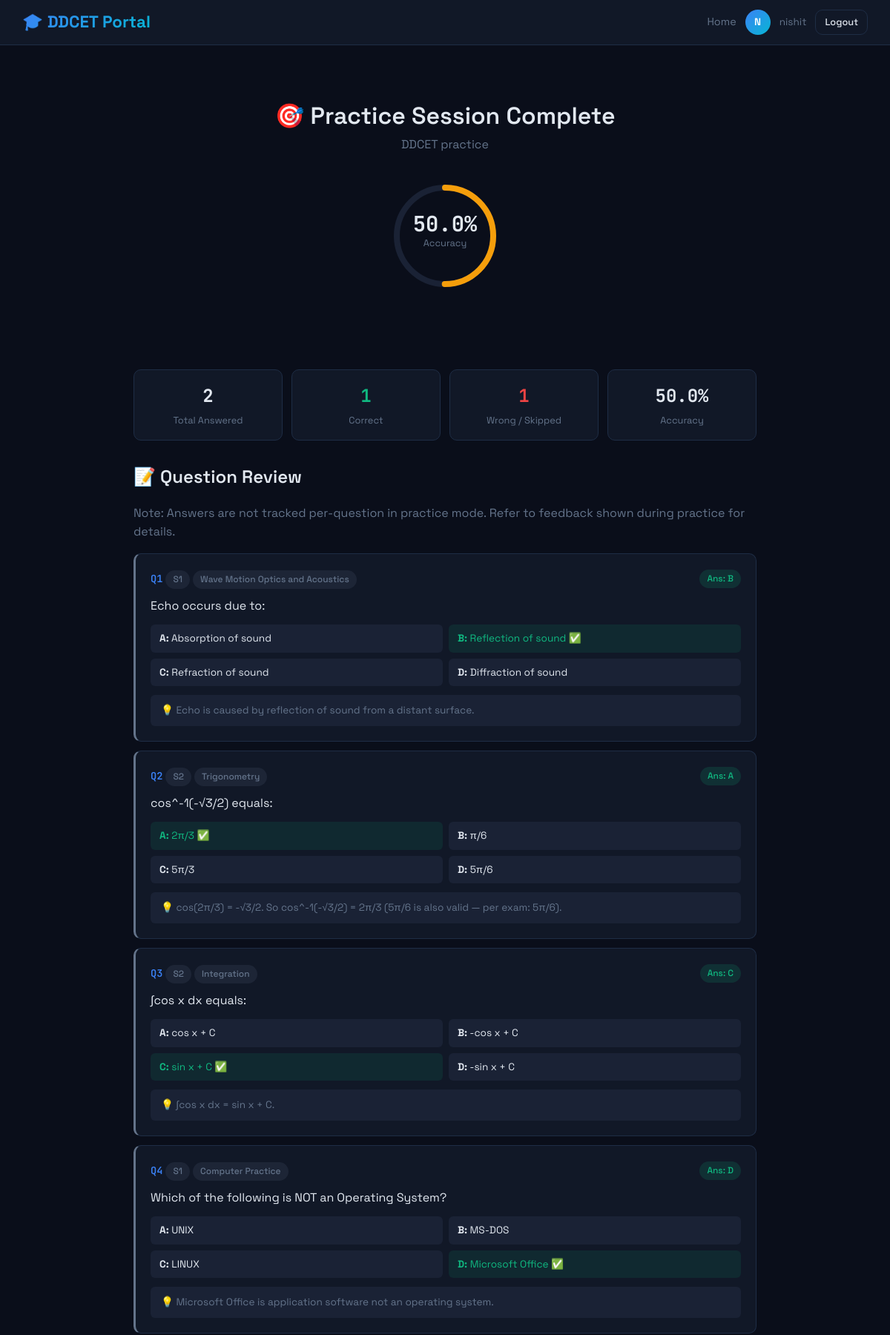
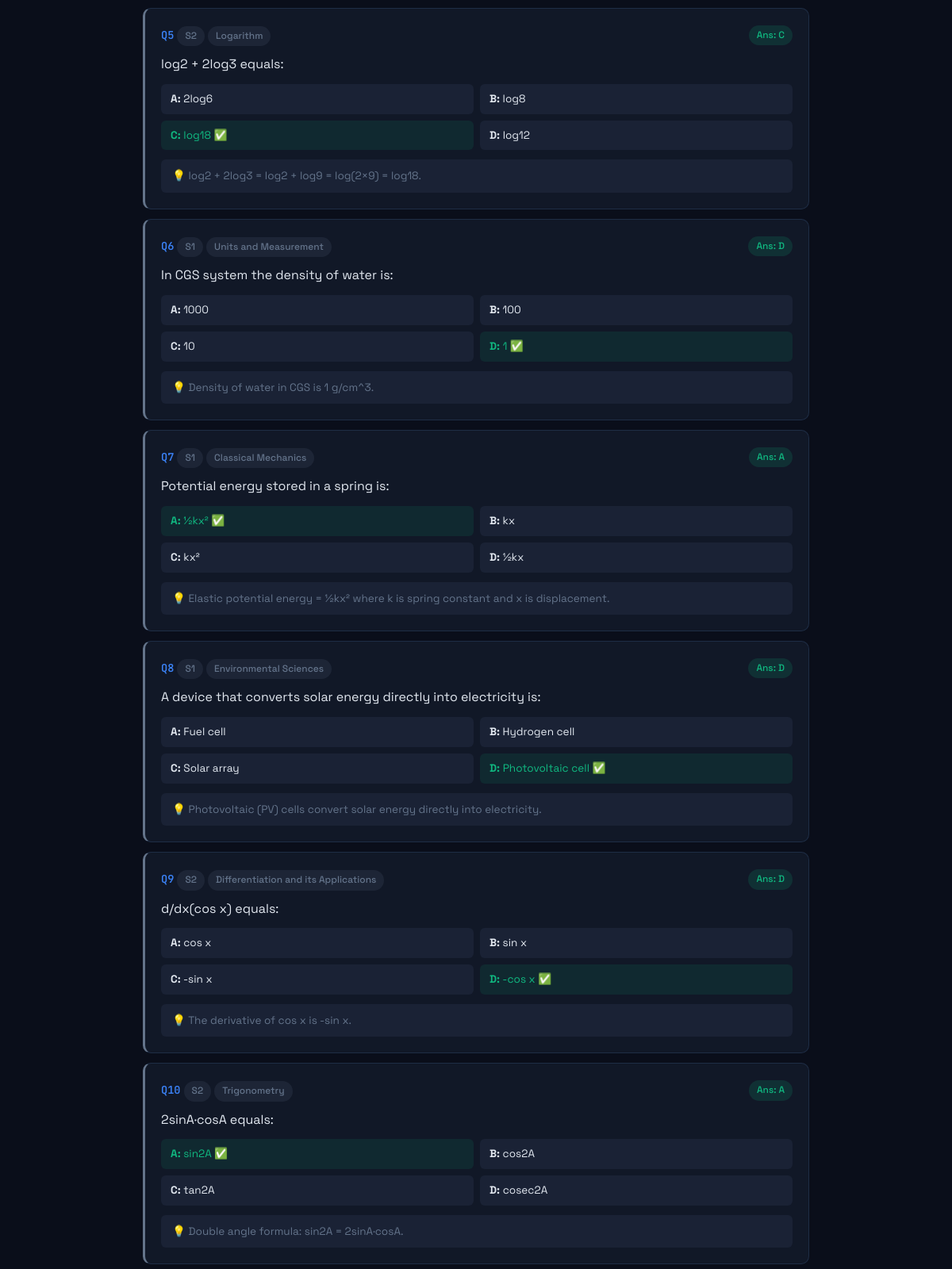
Screenshot of /student/practice_result/1 (signed in, upper part) with the database file from the repository (2 pictures, top to bottom).
### models.py (models this page shows)
class User(UserMixin, db.Model):
    __tablename__ = 'users'
    id = db.Column(db.Integer, primary_key=True, autoincrement=True)
    name = db.Column(db.String(100), nullable=False)
    email = db.Column(db.String(150), unique=True, nullable=False)
    enrollment_number = db.Column(db.String(50), unique=True, nullable=False)
    engineering_branch = db.Column(db.String(100), nullable=False, default='Other')
    password = db.Column(db.String(255), nullable=False)
    role = db.Column(db.String(20), default='student')
    created_at = db.Column(db.DateTime, default=datetime.utcnow)
    is_active_user = db.Column(db.Boolean, default=True)
    @property
    def is_active(self):
        return self.is_active_user

class ExamConfig(db.Model):
    __tablename__ = 'exam_configs'
    id = db.Column(db.Integer, primary_key=True)
    name = db.Column(db.String(150), nullable=False)
    mode = db.Column(db.String(20), default='exam')
    bank_ids = db.Column(db.Text, nullable=False, default='[]')
    total_questions = db.Column(db.Integer, default=100)
    duration_minutes = db.Column(db.Integer, default=150)
    marks_correct = db.Column(db.Float, default=2.0)
    marks_wrong = db.Column(db.Float, default=0.5)
    section_filter = db.Column(db.Integer, default=0)
    topic_filter = db.Column(db.Text, default='')
    is_active = db.Column(db.Boolean, default=True)
    allow_reattempt = db.Column(db.Boolean, default=False)
    created_by = db.Column(db.Integer, db.ForeignKey('users.id'))
    created_at = db.Column(db.DateTime, default=datetime.utcnow)
    creator = db.relationship('User', foreign_keys=[created_by])

class PracticeSession(db.Model):
    __tablename__ = 'practice_sessions'
    id = db.Column(db.Integer, primary_key=True)
    user_id = db.Column(db.Integer, db.ForeignKey('users.id'), nullable=False)
    config_id = db.Column(db.Integer, db.ForeignKey('exam_configs.id'), nullable=False)
    started_at = db.Column(db.DateTime, default=datetime.utcnow)
    last_active_at = db.Column(db.DateTime, default=datetime.utcnow)
    total_answered = db.Column(db.Integer, default=0)
    total_correct = db.Column(db.Integer, default=0)
    questions_seen = db.Column(db.Text, default='[]')
    status = db.Column(db.String(20), default='active')
    user = db.relationship('User', foreign_keys=[user_id])
    config = db.relationship('ExamConfig', foreign_keys=[config_id])

class Question(db.Model):
    __tablename__ = 'questions'
    id = db.Column(db.Integer, primary_key=True)
    bank_id = db.Column(db.Integer, db.ForeignKey('question_banks.id', ondelete='CASCADE'), nullable=False)
    qno = db.Column(db.Integer, default=0)
    section = db.Column(db.Integer, default=1)
    topic = db.Column(db.String(100), default='General')
    question = db.Column(db.Text, nullable=False)
    option_a = db.Column(db.Text, nullable=False)
    option_b = db.Column(db.Text, nullable=False)
    option_c = db.Column(db.Text, nullable=False)
    option_d = db.Column(db.Text, nullable=False)
    correct_ans = db.Column(db.String(1), nullable=False)
    explanation = db.Column(db.Text, default='')
    created_at = db.Column(db.DateTime, default=datetime.utcnow)

### student.py (the view)
@student_bp.route('/practice_result/<int:session_id>')
@login_required
@student_required
def practice_result(session_id):
    practice = PracticeSession.query.get_or_404(session_id)
    if practice.user_id != current_user.id:
        abort(403)
    config = ExamConfig.query.get(practice.config_id)
    q_ids = json.loads(practice.questions_seen) if practice.questions_seen else []
    questions_map = {q.id: q for q in Question.query.filter(Question.id.in_(q_ids)).all()}
    accuracy = round(practice.total_correct / practice.total_answered * 100, 1) if practice.total_answered > 0 else 0
    questions_list = []
    for qid in q_ids:
        q = questions_map.get(qid)
        if q:
            questions_list.append({
                'id': q.id,
                'qno': q.qno,
                'section': q.section,
                'topic': q.topic,
                'question': q.question,
                'option_a': q.option_a,
                'option_b': q.option_b,
                'option_c': q.option_c,
                'option_d': q.option_d,
                'correct_ans': q.correct_ans,
                'explanation': q.explanation or ''
            })
    return render_template('student/practice_result.html',
                           practice=practice,
                           config=config,
                           accuracy=accuracy,
                           questions=questions_list)

### auth.py (called while the page is built)
def generate_csrf_token():
    if '_csrf_token' not in session:
        session['_csrf_token'] = secrets.token_hex(32)
    return session['_csrf_token']

@auth_bp.before_app_request
def inject_csrf():
    from flask import g
    g.csrf_token = generate_csrf_token()

### student.py (called while the page is built)
def student_required(f):
    from functools import wraps
    @wraps(f)
    def decorated(*args, **kwargs):
        if not current_user.is_authenticated or current_user.role != 'student':
            abort(403)
        return f(*args, **kwargs)
    return decorated

### templates/student/practice_result.html (shortened to what this page needs)
{% extends "base.html" %}
{% block content %}
<div class="main-content" style="max-width: 900px; margin: 0 auto;">
    <div class="result-header">
        <h1>🎯 Practice Session Complete</h1>
        <p class="text-muted">{{ config.name if config else 'Practice' }}</p>
        <div class="progress-ring-container" style="margin: 30px 0;">
            <svg width="160" height="160" viewBox="0 0 160 160">
                <circle class="progress-ring-bg" cx="80" cy="80" r="65" />
                <circle class="progress-ring-fill" cx="80" cy="80" r="65"
                    stroke="{{ 'var(--green)' if accuracy >= 70 else 'var(--yellow)' if accuracy >= 40 else 'var(--red)' }}"
                    stroke-dasharray="{{ 2 * 3.14159 * 65 }}"
                    stroke-dashoffset="{{ 2 * 3.14159 * 65 * (1 - accuracy / 100) }}" transform="rotate(-90 80 80)" />
                <text x="80" y="74" text-anchor="middle" class="progress-ring-text">{{ accuracy }}%</text>
                <text x="80" y="94" text-anchor="middle" class="progress-ring-label">Accuracy</text>
            </svg>
        </div>
    </div>
    <div class="result-grid">
        <div class="result-stat">
            <div class="value mono">{{ practice.total_answered }}</div>
            <div class="label">Total Answered</div>
        </div>
        <div class="result-stat">
            <div class="value mono text-green">{{ practice.total_correct }}</div>
            <div class="label">Correct</div>
        </div>
        <div class="result-stat">
            <div class="value mono text-red">{{ practice.total_answered - practice.total_correct }}</div>
            <div class="label">Wrong / Skipped</div>
        </div>
        <div class="result-stat">
            <div class="value mono">{{ accuracy }}%</div>
            <div class="label">Accuracy</div>
        </div>
    </div>
    <h2 style="margin: 24px 0 16px;">📝 Question Review</h2>
    <p class="text-muted mb-2">Note: Answers are not tracked per-question in practice mode. Refer to feedback shown
        during practice for details.</p>
    {% for q in questions %}
    <div class="review-item" style="border-left: 3px solid var(--muted);">
        <div class="review-header">
            <div>
                <span class="question-number">Q{{ loop.index }}</span>
                <span class="badge badge-muted">S{{ q.section }}</span>
                <span class="badge badge-muted">{{ q.topic }}</span>
            </div>
            <span class="badge badge-success">Ans: {{ q.correct_ans }}</span>
        </div>
        <p style="margin: 8px 0;">{{ q.question }}</p>
        <div class="review-options">
            {% for opt in ['A', 'B', 'C', 'D'] %}
            <div class="review-option {{ 'correct-opt' if opt == q.correct_ans else '' }}">
                <strong>{{ opt }}:</strong> {{ q['option_' + opt|lower] }}
                {% if opt == q.correct_ans %} ✅{% endif %}
            </div>
            {% endfor %}
        </div>
        {% if q.explanation %}
        <div class="review-explanation">💡 {{ q.explanation }}</div>
        {% endif %}
    </div>
    {% endfor %}
</div>
{% endblock %}

### templates/base.html (shortened to what this page needs)
<!DOCTYPE html>
<html lang="en">
<head>
    <link rel="stylesheet" href="{{ url_for('static', filename='css/main.css') }}">
</head>
<body>
    {% block nav %}
    <nav class="nav-dark">
        <a href="/" class="logo">🎓 DDCET Portal</a>
        {% if current_user.is_authenticated %}
        <div class="nav-user">
            <div class="nav-links">
                {% if current_user.role == 'admin' %}
                <a href="{{ url_for('admin.dashboard') }}">Dashboard</a>
                <a href="{{ url_for('admin.banks') }}">Banks</a>
                <a href="{{ url_for('admin.configs') }}">Configs</a>
                <a href="{{ url_for('admin.attempts') }}">Attempts</a>
                <a href="{{ url_for('admin.analytics') }}">Analytics</a>
                <a href="{{ url_for('admin.users') }}">Users</a>
                {% else %}
                <a href="{{ url_for('student.home') }}">Home</a>
                {% endif %}
            </div>
            <div class="user-avatar">{{ current_user.name[0]|upper }}</div>
            <span>{{ current_user.name }}</span>
            <a href="{{ url_for('auth.logout') }}" class="btn btn-outline btn-sm">Logout</a>
        </div>
        {% endif %}
    </nav>
    {% endblock %}
    {% block content %}{% endblock %}
</body>
</html>

### static/css/main.css (style rules this page uses)
:root { --bg: #0a0e1a; --surface: #111827; --surface2: #1a2235; --border: #1e2d45; --accent: #3b82f6; --accent2: #06b6d4; --green: #10b981; --red: #ef4444; --yellow: #f59e0b; --text: #e2e8f0; --muted: #64748b; --radius: 10px; --shadow: 0 4px 20px rgba(0,0,0,.3); --transition: all .2s ease; }
* { margin:0; padding:0; box-sizing:border-box; }
html { scroll-behavior: smooth; }
body { font-family: 'Space Grotesk', sans-serif; background: var(--bg); color: var(--text); min-height: 100vh; line-height: 1.6; }
a { color: var(--accent); text-decoration: none; transition: var(--transition); }
h1,h2,h3,h4,h5,h6 { font-family: 'Space Grotesk', sans-serif; font-weight: 600; }
.main-content { flex: 1; padding: 30px; overflow-x: hidden; }
.nav-dark { background: var(--surface); border-bottom: 1px solid var(--border); padding: 12px 30px; display: flex; align-items: center; justify-content: space-between; position: sticky; top: 0; z-index: 100; backdrop-filter: blur(10px); }
.nav-dark .logo { font-size: 1.4rem; font-weight: 700; background: linear-gradient(135deg, var(--accent), var(--accent2)); -webkit-background-clip: text; -webkit-text-fill-color: transparent; background-clip: text; }
.nav-dark .nav-links { display: flex; align-items: center; gap: 20px; }
.nav-dark .nav-links a { color: var(--muted); font-size: .9rem; transition: var(--transition); }
.nav-user { display: flex; align-items: center; gap: 12px; color: var(--muted); font-size: .85rem; }
.nav-user .user-avatar { width: 34px; height: 34px; border-radius: 50%; background: linear-gradient(135deg, var(--accent), var(--accent2)); display: flex; align-items: center; justify-content: center; color: white; font-weight: 600; font-size: .85rem; }
.btn { display: inline-flex; align-items: center; gap: 6px; padding: 10px 20px; border-radius: var(--radius); font-family: 'Space Grotesk', sans-serif; font-size: .9rem; font-weight: 500; border: none; cursor: pointer; transition: var(--transition); text-decoration: none; }
.btn-outline { background: transparent; border: 1px solid var(--border); color: var(--text); }
.btn-sm { padding: 6px 12px; font-size: .8rem; }
.badge { display: inline-flex; align-items: center; gap: 4px; padding: 3px 10px; border-radius: 20px; font-size: .75rem; font-weight: 500; }
.badge-success { background: rgba(16,185,129,.15); color: var(--green); }
.badge-muted { background: rgba(100,116,139,.15); color: var(--muted); }
.progress-ring-container { display: flex; flex-direction: column; align-items: center; gap: 12px; }
.progress-ring-text { font-family: 'JetBrains Mono', monospace; font-size: 1.8rem; font-weight: 700; fill: var(--text); }
.progress-ring-label { font-size: .8rem; fill: var(--muted); }
.question-number { font-family: 'JetBrains Mono', monospace; font-size: .85rem; color: var(--accent); font-weight: 600; }
.result-header { text-align: center; padding: 40px 0; }
.result-grid { display: grid; grid-template-columns: repeat(auto-fill, minmax(160px, 1fr)); gap: 12px; margin: 30px 0; }
.result-stat { background: var(--surface); border: 1px solid var(--border); border-radius: var(--radius); padding: 16px; text-align: center; }
.result-stat .value { font-family: 'JetBrains Mono', monospace; font-size: 1.5rem; font-weight: 700; }
.result-stat .label { color: var(--muted); font-size: .8rem; margin-top: 4px; }
.review-item { background: var(--surface); border: 1px solid var(--border); border-radius: var(--radius); padding: 20px; margin-bottom: 12px; }
.review-item .review-header { display: flex; justify-content: space-between; align-items: center; margin-bottom: 10px; }
.review-options { display: grid; grid-template-columns: 1fr 1fr; gap: 8px; margin: 12px 0; }
.review-option { padding: 8px 12px; border-radius: 6px; font-size: .85rem; background: var(--surface2); }
.review-option.correct-opt { background: rgba(16,185,129,.1); color: var(--green); }
.review-explanation { margin-top: 10px; padding: 10px 14px; background: var(--surface2); border-radius: 6px; font-size: .85rem; color: var(--muted); }
.text-green { color: var(--green); }
.text-red { color: var(--red); }
.text-muted { color: var(--muted); }
.mb-2 { margin-bottom: 16px; }
.mono { font-family: 'JetBrains Mono', monospace; }

### rows the page displays
User: name "N", name "nishit"
ExamConfig: name "DDCET practice"
PracticeSession: total_answered "2", total_correct "1", practice.total_answered-practice.total_correct "1"
Question: section "1", topic "Wave Motion Optics and Acoustics", correct_ans "B", question "Echo occurs due to:", opt "A" "B" "C" "D", option_a "Absorption of sound" "Reflection of sound" "Refraction of sound" "Diffraction of sound", explanation "Echo is caused by reflection of sound from a distant surface."
Question: section "2", topic "Trigonometry", correct_ans "A", question "cos^-1(-√3/2) equals:", opt "A" "B" "C" "D", option_a "2π/3" "π/6" "5π/3" "5π/6", explanation "cos(2π/3) = -√3/2. So cos^-1(-√3/2) = 2π/3 (5π/6 is also valid — per exam: 5π/6)."
Question: section "2", topic "Integration", correct_ans "C", question "∫cos x dx equals:", opt "A" "B" "C" "D", option_a "cos x + C" "-cos x + C" "sin x + C" "-sin x + C", explanation "∫cos x dx = sin x + C."
Question: section "1", topic "Computer Practice", correct_ans "D", question "Which of the following is NOT an Operating System?", opt "A" "B" "C" "D", option_a "UNIX" "MS-DOS" "LINUX" "Microsoft Office", explanation "Microsoft Office is application software not an operating system."
Question: section "2", topic "Logarithm", correct_ans "C", question "log2 + 2log3 equals:", opt "A" "B" "C" "D", option_a "2log6" "log8" "log18" "log12", explanation "log2 + 2log3 = log2 + log9 = log(2×9) = log18."
Question: section "1", topic "Units and Measurement", correct_ans "D", question "In CGS system the density of water is:", opt "A" "B" "C" "D", option_a "1000" "100" "10" "1", explanation "Density of water in CGS is 1 g/cm^3."
Question: section "1", topic "Classical Mechanics", correct_ans "A", question "Potential energy stored in a spring is:", opt "A" "B" "C" "D", option_a "½kx²" "kx" "kx²" "½kx", explanation "Elastic potential energy = ½kx² where k is spring constant and x is displacement."
Question: section "1", topic "Environmental Sciences", correct_ans "D", question "A device that converts solar energy directly into electricity is:", opt "A" "B" "C" "D", option_a "Fuel cell" "Hydrogen cell" "Solar array" "Photovoltaic cell", explanation "Photovoltaic (PV) cells convert solar energy directly into electricity."
Question: section "2", topic "Differentiation and its Applications", correct_ans "D", question "d/dx(cos x) equals:", opt "A" "B" "C" "D", option_a "cos x" "sin x" "-sin x" "-cos x", explanation "The derivative of cos x is -sin x."
Question: section "2", topic "Trigonometry", correct_ans "A", question "2sinA·cosA equals:", opt "A" "B" "C" "D", option_a "sin2A" "cos2A" "tan2A" "cosec2A", explanation "Double angle formula: sin2A = 2sinA·cosA."

### other values shown
{{ accuracy }} "50.0"
